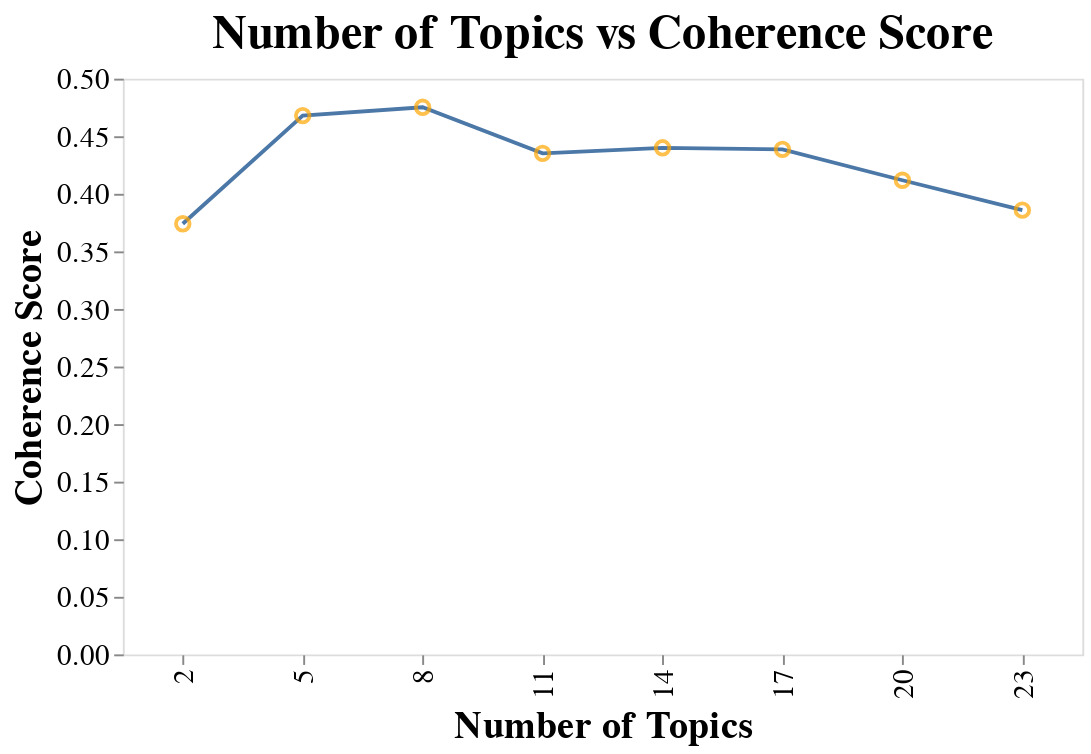

The cell this chart's notebook holds for it:
### Markdown cell above
## Visualize Topic Distribution

### Code cell
base_chart = alt.Chart(model_df)
line = base_chart.mark_line().encode(
            x=alt.X('num_topics:N', axis=alt.Axis(title='Number of Topics')),
            y=alt.Y('coherence_score', axis=alt.Axis(title='Coherence Score')),
            tooltip = ['num_topics', 'coherence_score']
)

point = base_chart.mark_point(color='orange', size=50).encode(
            x=alt.X('num_topics:N', axis=alt.Axis(title='Number of Topics')),
            y=alt.Y('coherence_score', axis=alt.Axis(title='Coherence Score')),
            tooltip = ['num_topics', 'coherence_score']
)    


(line + point
).properties(width=500, height=300, title='Number of Topics vs Coherence Score'
).configure_title(fontSize=25
).configure_axis(grid=False, domain=False, 
                 labelFontSize=15,titleFontSize=20)

### Figure 1 — Vega-Lite specification as saved in the notebook (floating-point values rounded to 4 significant figures)
{"config": {"view": {"continuousWidth": 400, "continuousHeight": 300}, "axis": {"domain": false, "grid": false, "labelFontSize": 15, "titleFontSize": 20}, "title": {"fontSize": 25}}, "layer": [{"mark": "line", "encoding": {"tooltip": [{"type": "quantitative", "field": "num_topics"}, {"type": "quantitative", "field": "coherence_score"}], "x": {"type": "nominal", "axis": {"title": "Number of Topics"}, "field": "num_topics"}, "y": {"type": "quantitative", "axis": {"title": "Coherence Score"}, "field": "coherence_score"}}}, {"mark": {"type": "point", "color": "orange", "size": 50}, "encoding": {"tooltip": [{"type": "quantitative", "field": "num_topics"}, {"type": "quantitative", "field": "coherence_score"}], "x": {"type": "nominal", "axis": {"title": "Number of Topics"}, "field": "num_topics"}, "y": {"type": "quantitative", "axis": {"title": "Coherence Score"}, "field": "coherence_score"}}}], "data": {"name": "data-8d4dce898b14f43ac122a5585596d421"}, "height": 300, "title": "Number of Topics vs Coherence Score", "width": 500, "$schema": "https://vega.github.io/schema/vega-lite/v4.8.1.json", "datasets": {"data-8d4dce898b14f43ac122a5585596d421": [{"num_topics": 2, "coherence_score": 0.374, "perplexity_score": -8.498}, {"num_topics": 5, "coherence_score": 0.4679, "perplexity_score": -8.532}, {"num_topics": 8, "coherence_score": 0.4752, "perplexity_score": -8.744}, {"num_topics": 11, "coherence_score": 0.4352, "perplexity_score": -9.722}, {"num_topics": 14, "coherence_score": 0.44, "perplexity_score": -12.01}, {"num_topics": 17, "coherence_score": 0.4386, "perplexity_score": -12.83}, {"num_topics": 20, "coherence_score": 0.4118, "perplexity_score": -14.54}, {"num_topics": 23, "coherence_score": 0.3858, "perplexity_score": -14.57}]}}
